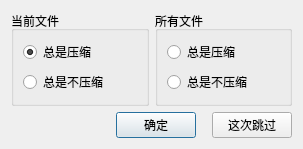
<?xml version="1.0" encoding="UTF-8"?>
<ui version="4.0">
 <class>DlgCompress</class>
 <widget class="QDialog" name="DlgCompress">
  <property name="geometry">
   <rect>
    <x>0</x>
    <y>0</y>
    <width>303</width>
    <height>144</height>
   </rect>
  </property>
  <property name="windowTitle">
   <string>压缩策略</string>
  </property>
  <layout class="QVBoxLayout" name="verticalLayout_3">
   <item>
    <layout class="QHBoxLayout" name="horizontalLayout_2">
     <item>
      <widget class="QGroupBox" name="groupBox">
       <property name="title">
        <string>当前文件</string>
       </property>
       <layout class="QVBoxLayout" name="verticalLayout_2">
        <item>
         <widget class="QRadioButton" name="rad_always_yes_this">
          <property name="text">
           <string>总是压缩</string>
          </property>
          <property name="checked">
           <bool>true</bool>
          </property>
         </widget>
        </item>
        <item>
         <widget class="QRadioButton" name="rad_always_no_this">
          <property name="text">
           <string>总是不压缩</string>
          </property>
         </widget>
        </item>
       </layout>
      </widget>
     </item>
     <item>
      <widget class="QGroupBox" name="groupBox_2">
       <property name="title">
        <string>所有文件</string>
       </property>
       <layout class="QVBoxLayout" name="verticalLayout">
        <item>
         <widget class="QRadioButton" name="rad_always_yes_all">
          <property name="text">
           <string>总是压缩</string>
          </property>
         </widget>
        </item>
        <item>
         <widget class="QRadioButton" name="rad_always_no_all">
          <property name="text">
           <string>总是不压缩</string>
          </property>
         </widget>
        </item>
       </layout>
      </widget>
     </item>
    </layout>
   </item>
   <item>
    <spacer name="verticalSpacer">
     <property name="orientation">
      <enum>Qt::Orientation::Vertical</enum>
     </property>
     <property name="sizeHint" stdset="0">
      <size>
       <width>20</width>
       <height>40</height>
      </size>
     </property>
    </spacer>
   </item>
   <item>
    <layout class="QHBoxLayout" name="horizontalLayout">
     <item>
      <spacer name="horizontalSpacer">
       <property name="orientation">
        <enum>Qt::Orientation::Horizontal</enum>
       </property>
       <property name="sizeHint" stdset="0">
        <size>
         <width>40</width>
         <height>20</height>
        </size>
       </property>
      </spacer>
     </item>
     <item>
      <widget class="QPushButton" name="btn_ok">
       <property name="text">
        <string>确定</string>
       </property>
      </widget>
     </item>
     <item>
      <spacer name="horizontalSpacer_2">
       <property name="orientation">
        <enum>Qt::Orientation::Horizontal</enum>
       </property>
       <property name="sizeType">
        <enum>QSizePolicy::Policy::Fixed</enum>
       </property>
       <property name="sizeHint" stdset="0">
        <size>
         <width>10</width>
         <height>20</height>
        </size>
       </property>
      </spacer>
     </item>
     <item>
      <widget class="QPushButton" name="btn_skip">
       <property name="text">
        <string>这次跳过</string>
       </property>
      </widget>
     </item>
    </layout>
   </item>
  </layout>
 </widget>
 <resources/>
 <connections>
  <connection>
   <sender>btn_ok</sender>
   <signal>clicked()</signal>
   <receiver>DlgCompress</receiver>
   <slot>accept()</slot>
   <hints>
    <hint type="sourcelabel">
     <x>174</x>
     <y>122</y>
    </hint>
    <hint type="destinationlabel">
     <x>151</x>
     <y>71</y>
    </hint>
   </hints>
  </connection>
  <connection>
   <sender>btn_skip</sender>
   <signal>clicked()</signal>
   <receiver>DlgCompress</receiver>
   <slot>reject()</slot>
   <hints>
    <hint type="sourcelabel">
     <x>255</x>
     <y>122</y>
    </hint>
    <hint type="destinationlabel">
     <x>151</x>
     <y>71</y>
    </hint>
   </hints>
  </connection>
 </connections>
</ui>
